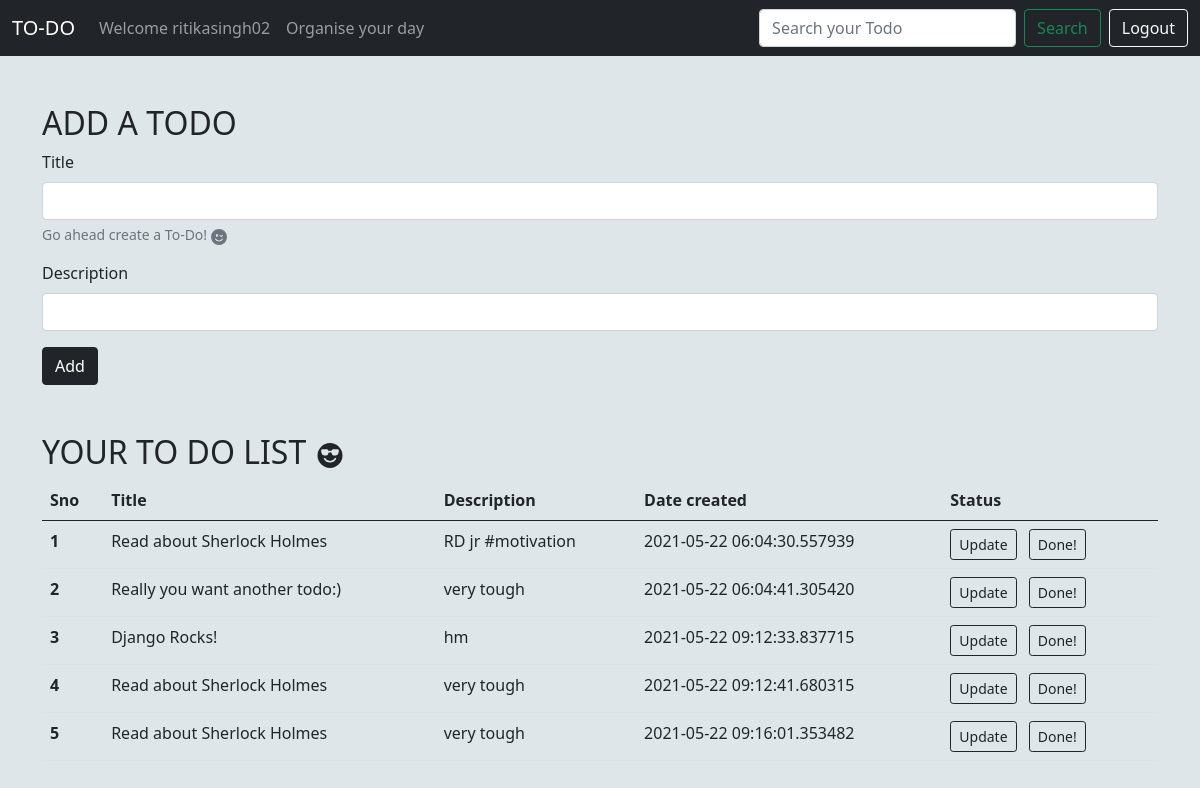
The page / (signed in) on the database as committed earlier.
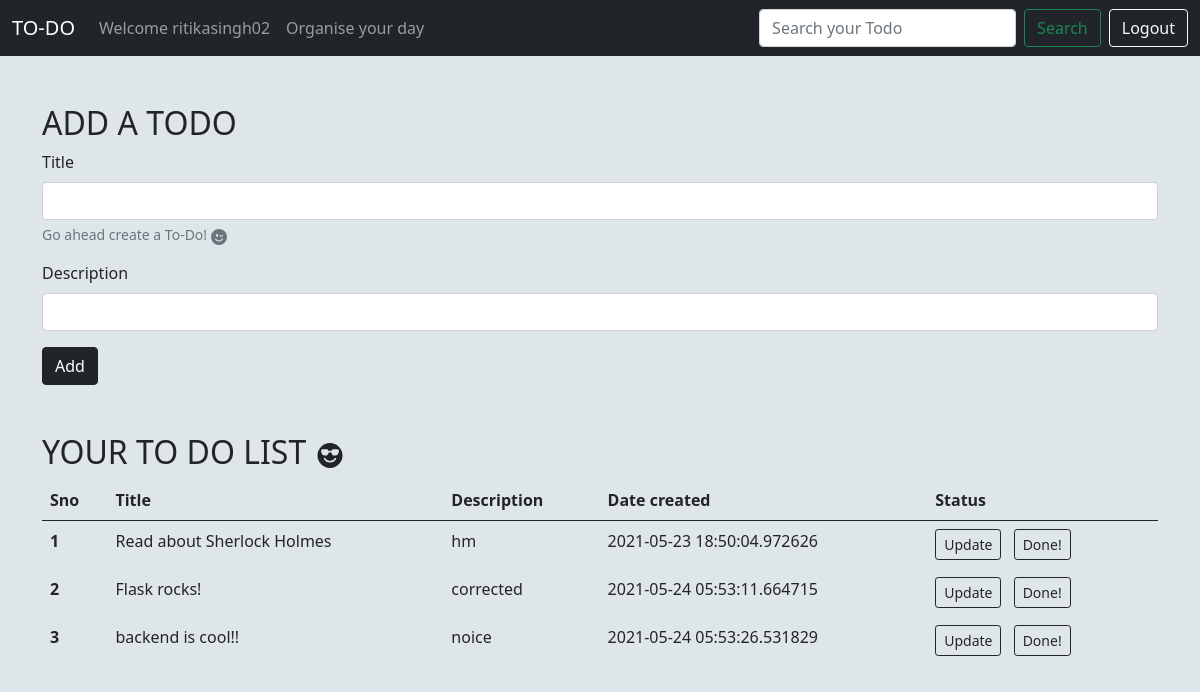
The same page on the database as committed later.
### app.py (models this page shows, shortened)
class Todo(db.Model):
    _tablename = 'todo'
    sno = db.Column(db.Integer, primary_key=True)
    title = db.Column(db.String(200), nullable=False)
    desc = db.Column(db.String(200), nullable=False)
    user = db.Column(db.String(200), db.ForeignKey('user.uname'))
    date_created = db.Column(db.DateTime, default=datetime.utcnow)

### app.py (the view)
@app.route('/', methods=['GET', 'POST'])
def home():
    if "user" in session:
        uname = session['user']
        if request.method == "POST":
            title = request.form["title"]
            desc = request.form["desc"]
            todo = Todo(title=title, desc=desc, user=uname)
            db.session.add(todo)
            db.session.commit()
        allqueries = Todo.query.filter_by(user=uname).all()
        return render_template('index.html', allqueries=allqueries, user=uname)
    else:
        return redirect(url_for("login"))

### templates/index.html (shortened to what this page needs)
{% extends 'base.html' %}
{%block body%}
    <div class="container my-5">
        <h2>ADD A TODO</h2>
    <form action= "/" method="POST">
        <div class="mb-3">
            <label for="title" class="form-label">Title</label>
            <input type="text" class="form-control" name = "title" id="title" aria-describedby="emailHelp">
            <div id="emailHelp" class="form-text">Go ahead create a To-Do!
            </div>
        </div>
        <div class="mb-3">
            <label for="desc" class="form-label">Description</label>
            <input type="text" class="form-control" name = "desc" id="desc">
        </div>
        <button type="submit" class="btn btn-dark ">Add</button>
        </form>
        </div>
    <div class="container my-5">
        <h2>YOUR TO DO LIST
          </h2>
        <table class="table  table-hover">
          {%if allqueries|length ==0%}
            <div class="alert alert-dark" role="alert">
              NEW DAY? - CREATE A TODO!
            </div>
          {%else%}
            <thead>
              <tr>
                <th scope="col">Sno</th>
                <th scope="col">Title</th>
                <th scope="col">Description</th>
                <th scope="col">Date created</th>
                <th scope="col">Status</th>
              </tr>
            </thead>
            <tbody>
              {% for todo in allqueries%}
              <tr>
                <th scope="row">{{loop.index}}</th>
                <div id = "search-input">
                  <td >{{todo.title}}</td>
                  <td>{{todo.desc}}</td>
                  <td>{{todo.date_created}}</td>
                </div>
                <td><a href = "update/{{todo.sno}}"><button type="button" class="btn btn-outline-dark  btn-sm" >Update</button></a>
                <a href = "delete/{{todo.sno}}"><button type="button" class="btn btn-outline-dark mx-2  btn-sm" >Done!</button></a></td>
              </tr>
              {%endfor%}
              {%endif%}
            </tbody>
          </table>
    </div>
{%endblock%}

### templates/base.html (shortened to what this page needs)
<!doctype html>
<html lang="en">
  <head>
    <link href="https://cdn.jsdelivr.net/npm/bootstrap@5.0.0/dist/css/bootstrap.min.css" rel="stylesheet">
    <link href="https://cdn.jsdelivr.net/npm/bootstrap@5.0.0/dist/css/bootstrap.min.css" rel="stylesheet">
  </head>
  <body onload="Focus()">
    <nav class="navbar navbar-expand-lg navbar-dark bg-dark">
        <div class="container-fluid">
          <a class="navbar-brand" href="/">TO-DO</a>
          <div class="collapse navbar-collapse" id="navbarSupportedContent">
            <ul class="navbar-nav me-auto mb-2 mb-lg-0">
              <li class="nav-item">
                {% if user%}
                <a class="nav-link deactive" aria-current="page" href="/">Welcome {{user}}</a>
                {%else%}
                <a class="nav-link active" aria-current="page" href="/login">Login</a>
                {%endif%}
              </li>
              <li class="nav-item">
                <a class="nav-link" href="#">Organise your day</a>
              </li>
            </ul>
            <div class="d-flex" >
              <input class="form-control me-2" type="search" id = "search" name= "search" placeholder="Search your Todo" aria-label="Search">
              <button class="btn btn-outline-success me-2" id = "search-button" onclick= "search(event)" type="submit">Search</button>
            </div>
            <div class="d-flex" >
              <button type="button" class="btn btn-outline-light" onclick="location.href ='/logout';">Logout</button>
            </div>
          </div>
        </div>
      </nav>
      {% block body %}
      {% endblock body %}
  </body>
  </html>

### templates/base.html (style rules this page uses)
body { background-color: #dfe6e9; }

Rows that differ between the two databases and show on the page:
removed Todo: title "Really you want another todo:)", desc "very tough", date_created "2021-05-22 06:04:41.305420"
removed Todo: title "Read about Sherlock Holmes", desc "very tough", date_created "2021-05-22 09:12:41.680315"
no longer on this page (row edited): Todo: title "Read about Sherlock Holmes", desc "very tough", date_created "2021-05-22 09:16:01.353482"
changed Todo "Read about Sherlock Holmes": desc "RD jr #motivation" → "hm"; date_created "2021-05-22 06:04:30.557939" → "2021-05-23 18:50:04.972626"
changed Todo: title "Django Rocks!" → "Flask rocks!"; desc "hm" → "corrected"; date_created "2021-05-22 09:12:33.837715" → "2021-05-24 05:53:11.664715"
added Todo: title "backend is cool!!", desc "noice", date_created "2021-05-24 05:53:26.531829"
